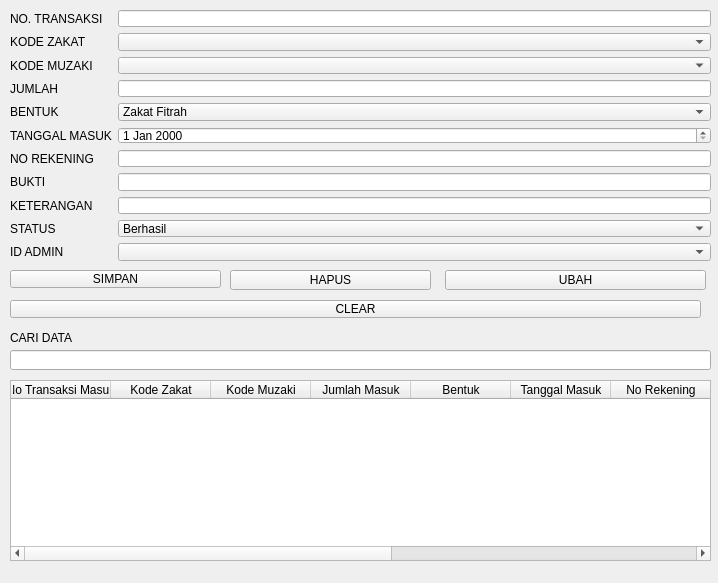
<?xml version="1.0" encoding="UTF-8"?>
<ui version="4.0">
 <class>Form</class>
 <widget class="QWidget" name="Form">
  <property name="geometry">
   <rect>
    <x>0</x>
    <y>0</y>
    <width>718</width>
    <height>583</height>
   </rect>
  </property>
  <property name="windowTitle">
   <string>Form</string>
  </property>
  <widget class="QWidget" name="formLayoutWidget">
   <property name="geometry">
    <rect>
     <x>10</x>
     <y>10</y>
     <width>701</width>
     <height>251</height>
    </rect>
   </property>
   <layout class="QFormLayout" name="formLayout">
    <item row="0" column="0">
     <widget class="QLabel" name="lblNoTrans">
      <property name="text">
       <string>NO. TRANSAKSI</string>
      </property>
     </widget>
    </item>
    <item row="0" column="1">
     <widget class="QLineEdit" name="editNotrans"/>
    </item>
    <item row="1" column="0">
     <widget class="QLabel" name="lblKdZakat">
      <property name="text">
       <string>KODE ZAKAT</string>
      </property>
     </widget>
    </item>
    <item row="1" column="1">
     <widget class="QComboBox" name="cmbKdZakat"/>
    </item>
    <item row="2" column="0">
     <widget class="QLabel" name="lblKdMuzaki">
      <property name="text">
       <string>KODE MUZAKI</string>
      </property>
     </widget>
    </item>
    <item row="2" column="1">
     <widget class="QComboBox" name="cmbKdMuzaki"/>
    </item>
    <item row="3" column="0">
     <widget class="QLabel" name="lblJumlah">
      <property name="text">
       <string>JUMLAH</string>
      </property>
     </widget>
    </item>
    <item row="3" column="1">
     <widget class="QLineEdit" name="editJumlah"/>
    </item>
    <item row="4" column="0">
     <widget class="QLabel" name="lblBentuk">
      <property name="text">
       <string>BENTUK</string>
      </property>
     </widget>
    </item>
    <item row="4" column="1">
     <widget class="QComboBox" name="cmbBentuk">
      <item>
       <property name="text">
        <string>Zakat Fitrah</string>
       </property>
      </item>
      <item>
       <property name="text">
        <string>Zakat Mal</string>
       </property>
      </item>
      <item>
       <property name="text">
        <string>Zakat Emas dan Perak</string>
       </property>
      </item>
      <item>
       <property name="text">
        <string>Zakat Perdagangan</string>
       </property>
      </item>
      <item>
       <property name="text">
        <string>Zakat Pertanian</string>
       </property>
      </item>
      <item>
       <property name="text">
        <string>Zakat Peternakan</string>
       </property>
      </item>
     </widget>
    </item>
    <item row="5" column="0">
     <widget class="QLabel" name="lblTglMsk">
      <property name="text">
       <string>TANGGAL MASUK</string>
      </property>
     </widget>
    </item>
    <item row="5" column="1">
     <widget class="QDateEdit" name="editTglMsk"/>
    </item>
    <item row="6" column="0">
     <widget class="QLabel" name="lblNorek">
      <property name="text">
       <string>NO REKENING</string>
      </property>
     </widget>
    </item>
    <item row="6" column="1">
     <widget class="QLineEdit" name="editNorek"/>
    </item>
    <item row="7" column="0">
     <widget class="QLabel" name="lblBukti">
      <property name="text">
       <string>BUKTI</string>
      </property>
     </widget>
    </item>
    <item row="7" column="1">
     <widget class="QLineEdit" name="editBukti"/>
    </item>
    <item row="8" column="0">
     <widget class="QLabel" name="lblKet">
      <property name="text">
       <string>KETERANGAN</string>
      </property>
     </widget>
    </item>
    <item row="8" column="1">
     <widget class="QLineEdit" name="txtKet"/>
    </item>
    <item row="9" column="1">
     <widget class="QComboBox" name="cmbStatus">
      <item>
       <property name="text">
        <string>Berhasil</string>
       </property>
      </item>
      <item>
       <property name="text">
        <string>Di Tolak</string>
       </property>
      </item>
     </widget>
    </item>
    <item row="10" column="0">
     <widget class="QLabel" name="lblidAdmin">
      <property name="text">
       <string>ID ADMIN</string>
      </property>
     </widget>
    </item>
    <item row="10" column="1">
     <widget class="QComboBox" name="cmbIdAdmin"/>
    </item>
    <item row="9" column="0">
     <widget class="QLabel" name="lblStatus">
      <property name="text">
       <string>STATUS</string>
      </property>
     </widget>
    </item>
   </layout>
  </widget>
  <widget class="QPushButton" name="btnSimpan">
   <property name="geometry">
    <rect>
     <x>10</x>
     <y>270</y>
     <width>211</width>
     <height>18</height>
    </rect>
   </property>
   <property name="text">
    <string>SIMPAN</string>
   </property>
  </widget>
  <widget class="QPushButton" name="btnHapus">
   <property name="geometry">
    <rect>
     <x>230</x>
     <y>270</y>
     <width>201</width>
     <height>20</height>
    </rect>
   </property>
   <property name="text">
    <string>HAPUS</string>
   </property>
  </widget>
  <widget class="QPushButton" name="btnUbah">
   <property name="geometry">
    <rect>
     <x>445</x>
     <y>270</y>
     <width>261</width>
     <height>20</height>
    </rect>
   </property>
   <property name="text">
    <string>UBAH</string>
   </property>
  </widget>
  <widget class="QTableWidget" name="tblZakatMasuk">
   <property name="geometry">
    <rect>
     <x>10</x>
     <y>380</y>
     <width>701</width>
     <height>181</height>
    </rect>
   </property>
   <column>
    <property name="text">
     <string>No Transaksi Masuk</string>
    </property>
   </column>
   <column>
    <property name="text">
     <string>Kode Zakat</string>
    </property>
   </column>
   <column>
    <property name="text">
     <string>Kode Muzaki</string>
    </property>
   </column>
   <column>
    <property name="text">
     <string>Jumlah Masuk</string>
    </property>
   </column>
   <column>
    <property name="text">
     <string>Bentuk</string>
    </property>
   </column>
   <column>
    <property name="text">
     <string>Tanggal Masuk</string>
    </property>
   </column>
   <column>
    <property name="text">
     <string>No Rekening</string>
    </property>
   </column>
   <column>
    <property name="text">
     <string>Bukti</string>
    </property>
   </column>
   <column>
    <property name="text">
     <string>Keterangan</string>
    </property>
   </column>
   <column>
    <property name="text">
     <string>Status</string>
    </property>
   </column>
   <column>
    <property name="text">
     <string>ID Admin</string>
    </property>
   </column>
  </widget>
  <widget class="QLineEdit" name="editCari">
   <property name="geometry">
    <rect>
     <x>10</x>
     <y>350</y>
     <width>701</width>
     <height>20</height>
    </rect>
   </property>
  </widget>
  <widget class="QPushButton" name="btnClear">
   <property name="geometry">
    <rect>
     <x>10</x>
     <y>300</y>
     <width>691</width>
     <height>18</height>
    </rect>
   </property>
   <property name="text">
    <string>CLEAR</string>
   </property>
  </widget>
  <widget class="QLabel" name="label">
   <property name="geometry">
    <rect>
     <x>10</x>
     <y>330</y>
     <width>71</width>
     <height>16</height>
    </rect>
   </property>
   <property name="text">
    <string>CARI DATA</string>
   </property>
  </widget>
 </widget>
 <resources/>
 <connections/>
</ui>
